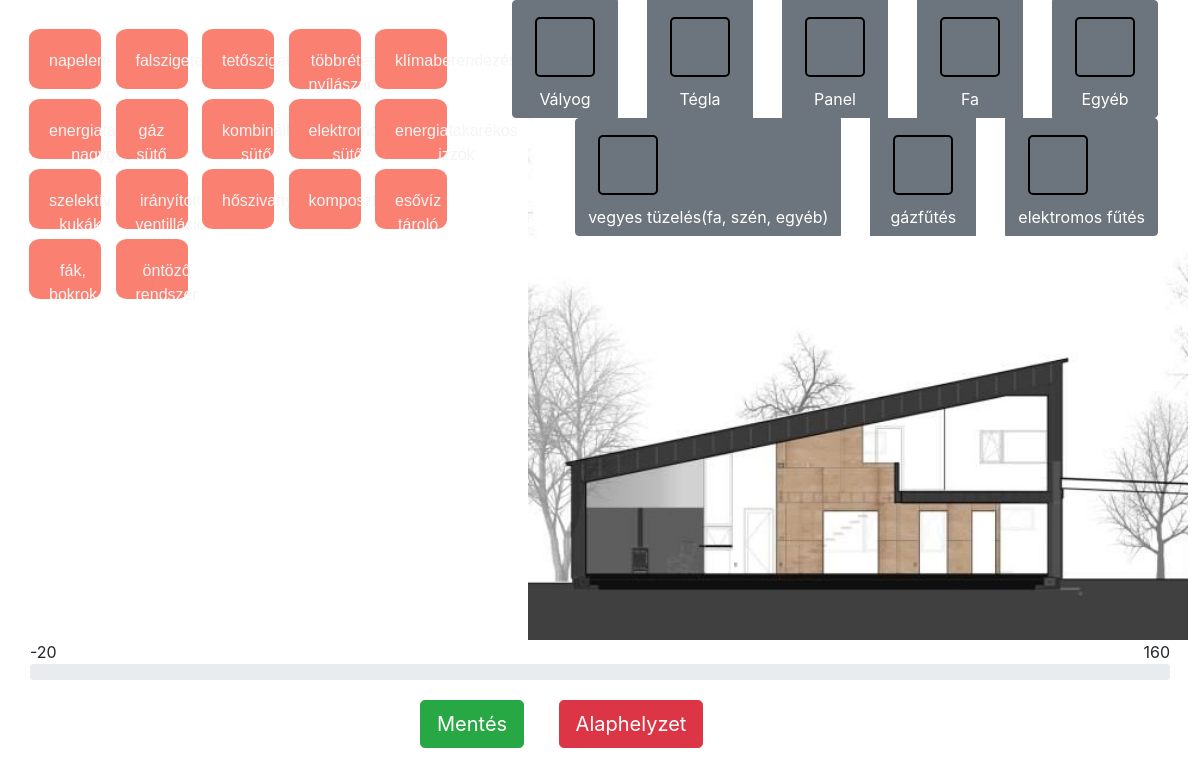
The page / on the database its author committed.
### tables this page shows
CREATE TABLE `house_option` (
  `id` int(11) NOT NULL,
  `name` varchar(255) NOT NULL,
  `green_index` float NOT NULL,
  `icon` blob DEFAULT NULL
);

CREATE TABLE `house_type` (
  `id` int(11) NOT NULL,
  `name` varchar(45) NOT NULL,
  `green_index` float NOT NULL,
  `icon` blob DEFAULT NULL
);

CREATE TABLE `heating_type` (
  `id` int(11) NOT NULL,
  `name` varchar(45) NOT NULL,
  `green_index` float NOT NULL,
  `icon` blob DEFAULT NULL
);

### Database.php (called while the page is built, shortened)
<?php
class Database {
    private $host, $database, $username, $password, $connection;
    public function __construct($host = "localhost", $username = "root", $password = "", $database = "Deszk") {
        $this->host = $host;
        $this->database = $database;
        $this->username = $username;
        $this->password = $password;
    }
    private function open() {
        $this->connection = new mysqli($this->host, $this->username, $this->password, $this->database);
    }
    public function query($query) {
        return $this->connection->query($query);
    }
}

### Model.php (called while the page is built, shortened)
<?php
require 'Database.php';
class Model
{
    private $connection;
    public function __construct()
    {
        $this->connection = new Database;
        $this->connection->query("SET NAMES 'utf8'");
    }
    public function getHouseOptions()
    {
        $query = 'SELECT * FROM `house_option`';
        $result = $this->connection->query($query);
        return $result;
    }
    public function getHeatingTypes()
    {
        $query = 'SELECT * FROM `heating_type`';
        $result = $this->connection->query($query);
        return $result;
    }
    public function getHouseTypes()
    {
        $query = 'SELECT * FROM `house_type`';
        $result = $this->connection->query($query);
        return $result;
    }
}

### Controller.php (called while the page is built, shortened)
<?php
require 'Model.php';
class Controller {
    public function getHouseOptions()
    {
        $model = new Model;
        $result = $model->getHouseOptions();
        return $this->toArray($result);
    }
    private function toArray($result)
    {
        $rows = [];
        while($row = mysqli_fetch_array($result))
        {
            $rows[] = $row;
        }
        return $rows;
    }
    public function getHouseTypes()
    {
        $model = new Model;
        $result = $model->getHouseTypes();
        return $this->toArray($result);
    }
    public function getHeatingTypes()
    {
        $model = new Model;
        $result = $model->getHeatingTypes();
        return $this->toArray($result);
    }
}

### index.php (the view, shortened to what this page needs)
<?php
  require 'Controller.php';
  $controller = new Controller;
  $houseOptions = $controller->getHouseOptions();
  $houseTypes = $controller->getHouseTypes();
  $heatingTypes = $controller->getHeatingTypes();
?>
<!DOCTYPE html>
<html lang="en">
<head>
    <link rel="stylesheet" href="https://stackpath.bootstrapcdn.com/bootstrap/4.5.2/css/bootstrap.min.css">
    <link rel="stylesheet" href="css/style.css">
</head>
<body>
    <div class="boxes">
        <section id="drag">
          <?php
          foreach($houseOptions as $option) :
          ?>
            <div class="houseOption" data-option-id="<?php echo $option['id']; ?>" data-green-index="<?php echo $option['green_index']; ?>" draggable="true">
            <p>
            <?php echo $option['name']; ?>
            </p>
            </div>
          <?php
          endforeach;
          ?>
        </section>
        <section id="drop">
            <div class="wall">
              <div class="btn-group btn-group-toggle" data-toggle="buttons">
                <?php
                foreach($houseTypes as $houseType) :
                ?>
                  <label class="btn btn-secondary">
                    <span class="wall-item">
                    </span>
                    <?php echo $houseType['name']; ?>
                  </label>
                <?php
                endforeach;
                ?>
              </div>
            </div>
            <div class="wall">
              <div class="btn-group btn-group-toggle" data-toggle="buttons">
                <?php
                foreach($heatingTypes as $heatingType) :
                ?>
                  <label class="btn btn-secondary">
                    <span class="heating-item">
                    </span>
                    <?php echo $heatingType['name']; ?>
                  </label>
                <?php
                endforeach;
                ?>
              </div>
            </div>
        </section>
      </div>
      <footer>
        <div class="minMaxGreenValue">
          <p class="minValue">-20</p>
          <p class="maxValue">160</p>
        </div>
        <div class="progress">
        </div>
        <div class="buttons">
          <button class="btn btn-lg btn-success" id="saveBtn">Mentés</button>
          <button class="btn btn-lg btn-danger" onclick="location.reload()">Alaphelyzet</button>
        </div>
      </footer>
</body>
</html>

### css/style.css (style rules this page uses)
.boxes { width: 100vw; display: flex; }
#drag { width: 40vw; margin: 2vw }
#drop { background: center / cover no-repeat url('../img/house.jpg'); height: 80vh; width: 55vw; }
.houseOption { font-size: 16px; background: salmon; width: 6vw; height: 5vw; display: inline-flex; margin: 5px; text-align: center; border-radius: 15%; padding: 20px; font-family: Arial, Helvetica, sans-serif; color: whitesmoke; }
.wall { display: flex; float: right; }
.wall-item, .heating-item { border: 2px solid black; border-radius: 5px; width: 5vw; height: 5vw; margin: 10px; display: block; }
.minMaxGreenValue { padding: 0; margin: 0 auto; display: flex; width: 95vw; justify-content: space-between; }
.minMaxGreenValue > p { margin: 0; padding: 0; }
.progress { margin: 0 auto; width: 95vw; }
.buttons { width: 30vw; display: block; margin: 20px auto; }
.btn { margin-right: 30px; }

### rows shown on the page
house_option: name "napelem"
house_option: name "falszigetelés"
house_option: name "tetőszigetelés"
house_option: name "többrétegű nyílászárók"
house_option: name "klímaberendezés"
house_option: name "energiatakarékos nagygépek"
house_option: name "gáz sütő"
house_option: name "kombinált sütő"
house_option: name "elektromos sütő"
house_option: name "energiatakarékos izzók"
house_option: name "szelektív kukák"
house_option: name "irányított ventilláció"
house_option: name "hőszivattyú"
house_option: name "komposztáló"
house_option: name "esővíz tároló"
house_option: name "fák, bokrok"
house_option: name "öntöző rendszer"
house_type: name "Vályog"
house_type: name "Tégla"
house_type: name "Panel"
house_type: name "Fa"
house_type: name "Egyéb"
heating_type: name "vegyes tüzelés(fa, szén, egyéb)"
heating_type: name "gázfűtés"
heating_type: name "elektromos fűtés"
